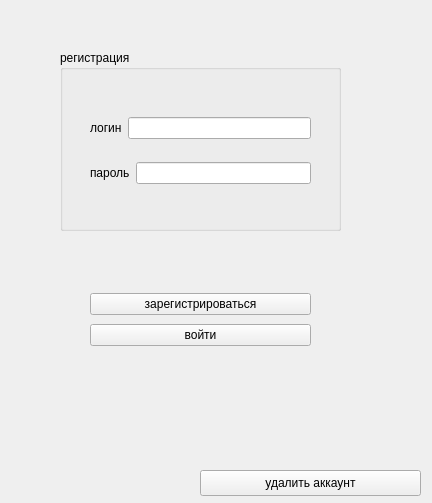
<?xml version="1.0" encoding="UTF-8"?>
<ui version="4.0">
 <class>LoginPage</class>
 <widget class="QWidget" name="LoginPage">
  <property name="geometry">
   <rect>
    <x>0</x>
    <y>0</y>
    <width>432</width>
    <height>503</height>
   </rect>
  </property>
  <property name="windowTitle">
   <string>Dialog</string>
  </property>
  <widget class="QGroupBox" name="groupBox">
   <property name="geometry">
    <rect>
     <x>60</x>
     <y>50</y>
     <width>281</width>
     <height>181</height>
    </rect>
   </property>
   <property name="title">
    <string>регистрация</string>
   </property>
   <widget class="QWidget" name="">
    <property name="geometry">
     <rect>
      <x>30</x>
      <y>50</y>
      <width>221</width>
      <height>101</height>
     </rect>
    </property>
    <layout class="QVBoxLayout" name="verticalLayout">
     <item>
      <layout class="QHBoxLayout" name="horizontalLayout">
       <item>
        <widget class="QLabel" name="label">
         <property name="text">
          <string>логин</string>
         </property>
        </widget>
       </item>
       <item>
        <widget class="QLineEdit" name="loginEdit"/>
       </item>
      </layout>
     </item>
     <item>
      <layout class="QHBoxLayout" name="horizontalLayout_2">
       <item>
        <widget class="QLabel" name="label_2">
         <property name="text">
          <string>пароль</string>
         </property>
        </widget>
       </item>
       <item>
        <widget class="QLineEdit" name="passwordEdit">
         <property name="echoMode">
          <enum>QLineEdit::Password</enum>
         </property>
        </widget>
       </item>
      </layout>
     </item>
    </layout>
   </widget>
  </widget>
  <widget class="QLabel" name="errorLabel">
   <property name="geometry">
    <rect>
     <x>95</x>
     <y>240</y>
     <width>211</width>
     <height>20</height>
    </rect>
   </property>
   <property name="styleSheet">
    <string notr="true">color:red</string>
   </property>
   <property name="text">
    <string/>
   </property>
  </widget>
  <widget class="QWidget" name="">
   <property name="geometry">
    <rect>
     <x>90</x>
     <y>290</y>
     <width>221</width>
     <height>60</height>
    </rect>
   </property>
   <layout class="QVBoxLayout" name="verticalLayout_2">
    <item>
     <widget class="QPushButton" name="signUpButton">
      <property name="text">
       <string>зарегистрироваться</string>
      </property>
     </widget>
    </item>
    <item>
     <widget class="QPushButton" name="signInButton">
      <property name="text">
       <string>войти</string>
      </property>
     </widget>
    </item>
   </layout>
  </widget>
  <widget class="QPushButton" name="deleteAccountButton">
   <property name="geometry">
    <rect>
     <x>200</x>
     <y>470</y>
     <width>221</width>
     <height>26</height>
    </rect>
   </property>
   <property name="text">
    <string>удалить аккаунт</string>
   </property>
  </widget>
 </widget>
 <resources/>
 <connections/>
</ui>
